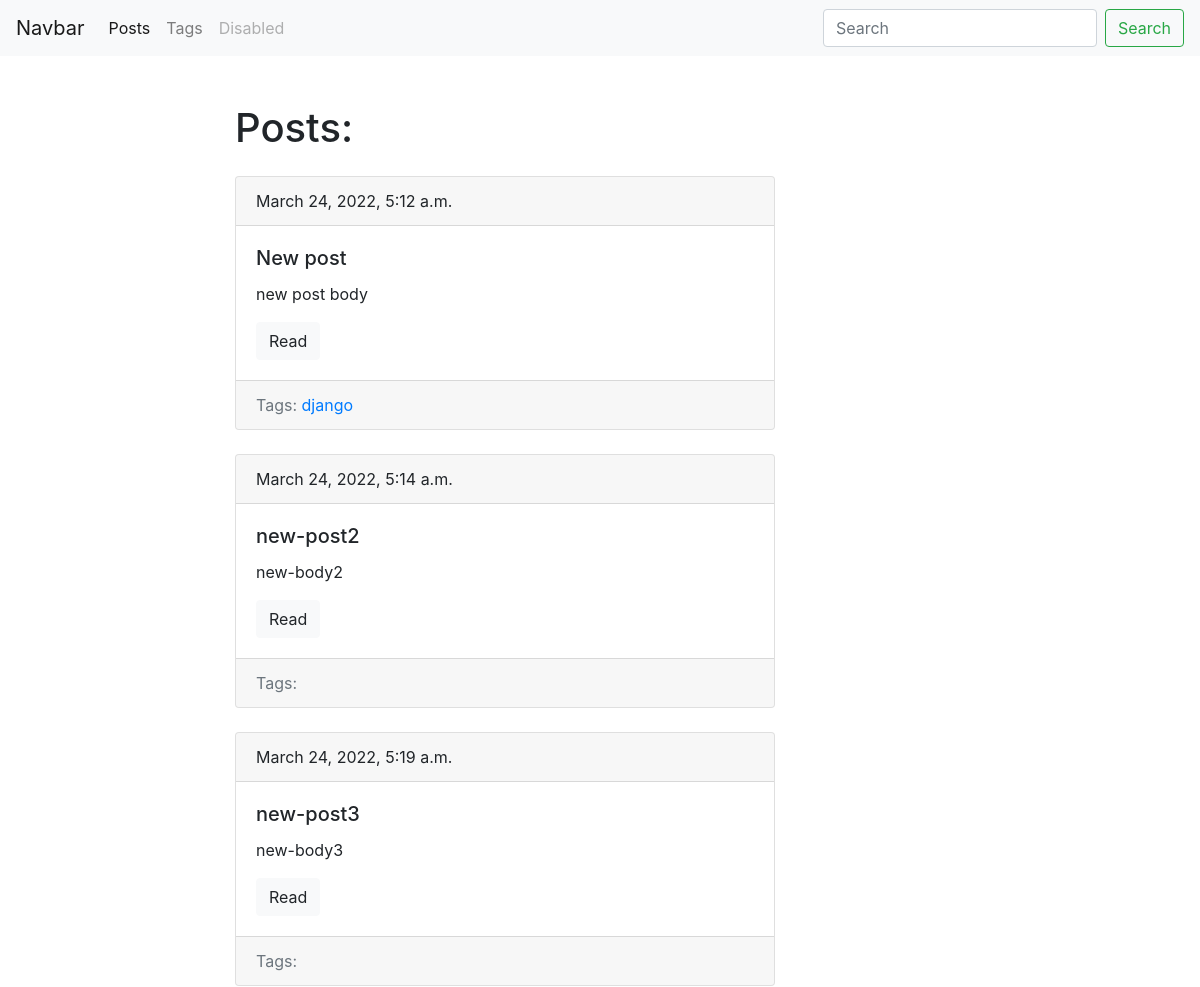
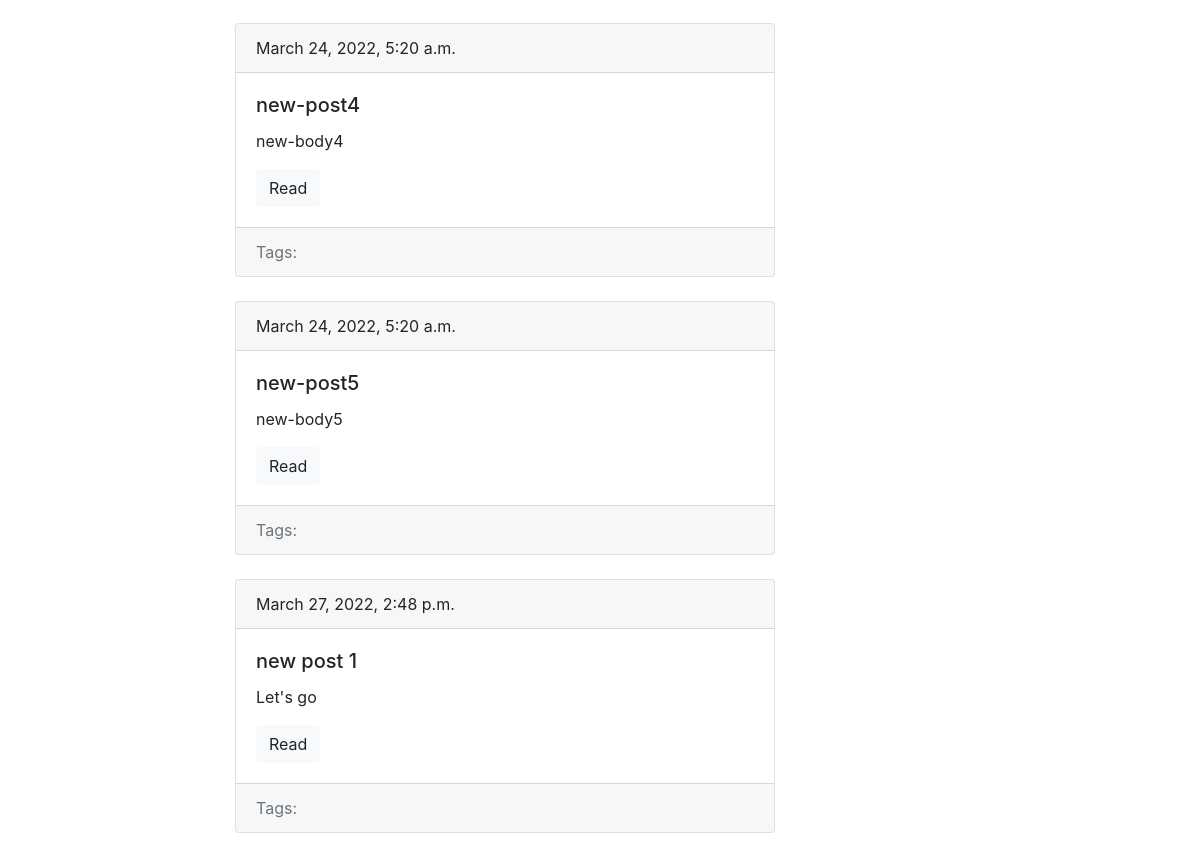
Screenshot of /blog/ with the database file from the repository (2 pictures, top to bottom).
### blog/models.py (models this page shows, shortened)
class Post(models.Model):
    title = models.CharField(max_length=150, db_index=True)
    slug = models.SlugField(max_length=150, unique=True)
    body = models.TextField(blank=True, db_index=True)
    tags = models.ManyToManyField('Tag', blank=True, related_name='posts')
    date_pub = models.DateTimeField(auto_now_add=True)
    def get_absolute_url(self):
        return reverse('post_detail_url', kwargs={'slug': self.slug})

class Tag(models.Model):
    title = models.CharField(max_length=50)
    slug = models.SlugField(max_length=50, unique=True)

### blog/views.py (the view)
# urls.py: path('', posts_list, name='posts_list_url'),
def posts_list(request):
    posts = Post.objects.all()
    return render(request, 'blog/index.html', context={'posts': posts})

### blog/templates/blog/index.html (shortened to what this page needs)
{% extends 'blog/base_blog.html' %}
{% block content %}
    <h1 class="mb-4">Posts:</h1>
    {% for post in posts %}
        {% include 'blog/includes/post_card_template.html' %}
    {% endfor %}
{% endblock %}

### blog/templates/blog/includes/post_card_template.html
   <div class="card mb-4">
            <div class="card-header">
                {{ post.date_pub }}
            </div>
            <div class="card-body">
                <h5 class="card-title">{{ post.title }}</h5>
                <p class="card-text">{{ post.body|truncatewords:15 }}</p>
                <a href="{{ post.get_absolute_url }}" class="btn btn-light">Read</a>
            </div>
            <div class="card-footer text-muted">
                 Tags:
                 {% for tag in post.tags.all %}
                    <a href="{{ tag.get_absolute.url }}">{{ tag.title }}</a>
                 {% endfor %}
            </div>
        </div>

### rows the page displays
Post: date_pub "March 24, 2022, 5:12 a.m.", title "New post", body "new post body"
Tag: title "django"
Post: date_pub "March 24, 2022, 5:14 a.m.", title "new-post2", body "new-body2"
Post: date_pub "March 24, 2022, 5:19 a.m.", title "new-post3", body "new-body3"
Post: date_pub "March 24, 2022, 5:20 a.m.", title "new-post4", body "new-body4"
Post: date_pub "March 24, 2022, 5:20 a.m.", title "new-post5", body "new-body5"
Post: date_pub "March 27, 2022, 2:48 p.m.", title "new post 1", body "Let's go"
